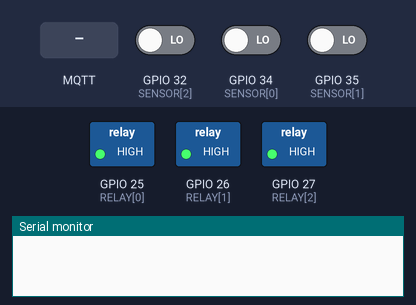
This program was run on a simulated ESP32. Parts: switched loads named in the program (green lamp = pin HIGH), the last lines printed to the serial monitor. The inputs (shaded band) are chosen by the test bench; at power-on: GPIO 32 (SENSOR[2]) LOW, GPIO 34 (SENSOR[0]) LOW, GPIO 35 (SENSOR[1]) LOW. WiFi joins after 1.5 s; servers stay silent unless stated; no MQTT or app messages arrive unless stated.

Above: at 1.2 s.
1.3 s: GPIO 32 (SENSOR[2]) driven HIGH
At 1.7 s:
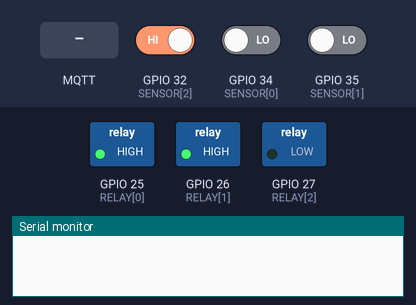
2.8 s: GPIO 34 (SENSOR[0]) driven HIGH
At 4.0 s:
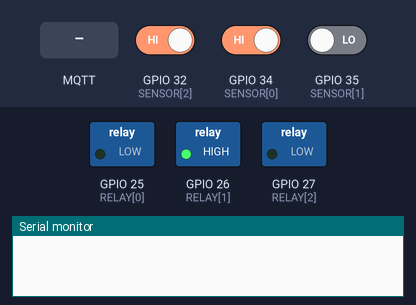
4.3 s: GPIO 35 (SENSOR[1]) driven HIGH
At 5.2 s:
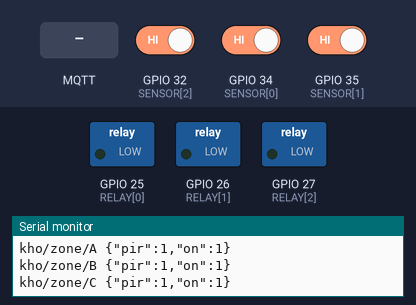
5.8 s: MQTT message "off" arrives on the first subscribed topic
At 6.5 s:
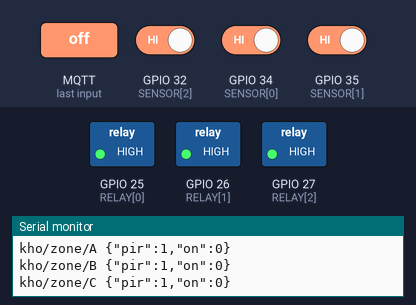
7.3 s: MQTT message "on" arrives on the first subscribed topic
At 7.6 s:
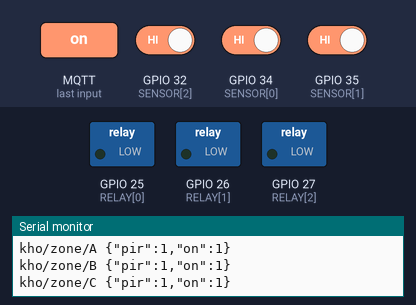
Timing chart, 0 to 9.8 s (numbered marks = the images above; inputs shaded):
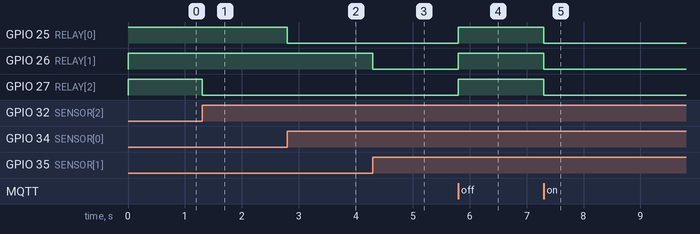

Measured:
- after the input at 1.3 s, GPIO 27 (RELAY[2]): HIGH → LOW at once
- after the input at 2.8 s, GPIO 25 (RELAY[0]): HIGH → LOW at once
- after the input at 4.3 s, GPIO 26 (RELAY[1]): HIGH → LOW at once
- after the input at 5.8 s, GPIO 25 (RELAY[0]), GPIO 26 (RELAY[1]), GPIO 27 (RELAY[2]): LOW → HIGH at once
- after the input at 7.3 s, GPIO 25 (RELAY[0]), GPIO 26 (RELAY[1]), GPIO 27 (RELAY[2]): HIGH → LOW at once

The program:

main.cpp
```cpp
#include <Arduino.h>
#include <WiFi.h>
#include <PubSubClient.h>

// 3 khu kho: PIR = phát hiện xe nâng, relay = dải đèn LED của khu đó.
// MQTT (xem node-red/flows.json):
//   pub kho/zone/{A,B,C}  {"pir":0|1,"on":0|1}   (retained)
//   pub kho/status        online|offline         (retained, offline = LWT)
//   sub kho/cmd/mode      auto|on|off
const char* WIFI_SSID = "TEN_WIFI";     // TODO: sửa
const char* WIFI_PASS = "MAT_KHAU";     // TODO: sửa
const char* MQTT_HOST = "192.168.1.10"; // TODO: IP máy chạy broker + Node-RED
const uint16_t MQTT_PORT = 1883;

const uint8_t SENSOR[3] = {34, 35, 32}; // chỉ-input, PIR cấp 5V, OUT 3.3V
const uint8_t RELAY[3]  = {25, 26, 27};
const bool RELAY_ACTIVE_LOW = true;     // đa số module relay kích mức thấp
const char ZONE[3] = {'A', 'B', 'C'};
const unsigned long HOLD_MS = 5000;     // giữ đèn sau khi xe nâng rời khu

enum Mode { AUTO, FORCE_ON, FORCE_OFF } mode = AUTO;
unsigned long lastSeen[3];
int8_t lastPir[3] = {-1, -1, -1}, lastOn[3] = {-1, -1, -1};
unsigned long lastTry = 0;

WiFiClient net;
PubSubClient mqtt(net);

void onMessage(char*, byte* p, unsigned int n) {
  String s;
  for (unsigned int i = 0; i < n; i++) s += (char)p[i];
  mode = s == "on" ? FORCE_ON : s == "off" ? FORCE_OFF : AUTO;
  lastOn[0] = lastOn[1] = lastOn[2] = -1;  // báo lại trạng thái ngay
}

void connectMqtt() {
  if (WiFi.status() != WL_CONNECTED || millis() - lastTry < 5000) return;
  lastTry = millis();
  if (!mqtt.connect("kho-esp32", nullptr, nullptr, "kho/status", 1, true, "offline")) return;
  mqtt.publish("kho/status", "online", true);
  mqtt.subscribe("kho/cmd/mode", 1);
  lastPir[0] = lastPir[1] = lastPir[2] = -1;
}

void setup() {
  Serial.begin(115200);
  for (uint8_t i = 0; i < 3; i++) {
    pinMode(SENSOR[i], INPUT);
    pinMode(RELAY[i], OUTPUT);
    digitalWrite(RELAY[i], RELAY_ACTIVE_LOW);  // tắt
    lastSeen[i] = millis() - HOLD_MS;
  }
  WiFi.begin(WIFI_SSID, WIFI_PASS);
  mqtt.setServer(MQTT_HOST, MQTT_PORT);
  mqtt.setCallback(onMessage);
}

void loop() {
  connectMqtt();
  mqtt.loop();
  unsigned long now = millis();
  for (uint8_t i = 0; i < 3; i++) {
    bool pir = digitalRead(SENSOR[i]) == HIGH;
    if (pir) lastSeen[i] = now;
    bool on = mode == FORCE_ON || (mode == AUTO && now - lastSeen[i] < HOLD_MS);
    digitalWrite(RELAY[i], on != RELAY_ACTIVE_LOW);  // đèn chạy kể cả khi mất mạng
    if (pir != lastPir[i] || on != lastOn[i]) {
      char topic[] = "kho/zone/X", msg[24];
      topic[9] = ZONE[i];
      snprintf(msg, sizeof msg, "{\"pir\":%d,\"on\":%d}", pir, on);
      if (mqtt.connected() && mqtt.publish(topic, msg, true)) {
        lastPir[i] = pir;
        lastOn[i] = on;
        Serial.printf("%s %s\n", topic, msg);
      }
    }
  }
}
```
